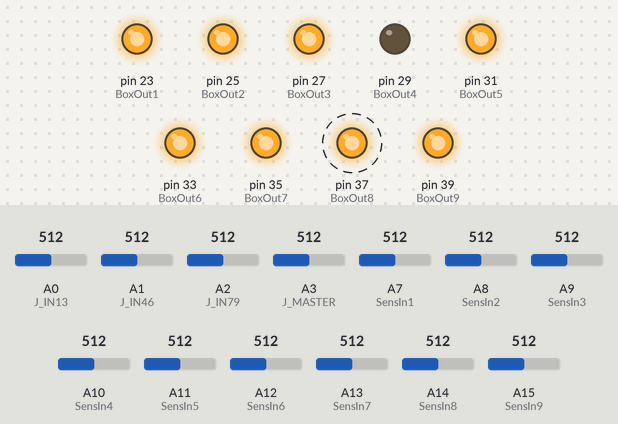
The sketch below on a simulated Arduino Mega 2560, built with avr-gcc and run on an emulated ATmega2560. Parts: output pins drawn as LEDs (lit = HIGH). Dashed ring = blinking. The inputs (shaded band) are chosen by the test bench; at power-on: A1 (J_IN46) = 512, A0 (J_IN13) = 512, A2 (J_IN79) = 512, A3 (J_MASTER) = 512, A7 (SensIn1) = 512, A8 (SensIn2) = 512, A9 (SensIn3) = 512, A10 (SensIn4) = 512, A11 (SensIn5) = 512, A12 (SensIn6) = 512, A13 (SensIn7) = 512, A14 (SensIn8) = 512, A15 (SensIn9) = 512. Pins used as bus, display or sensor lines are not drawn.

Above: at 9.2 s.
9.3 s: A1 (J_IN46) set to 490
At 12.5 s:
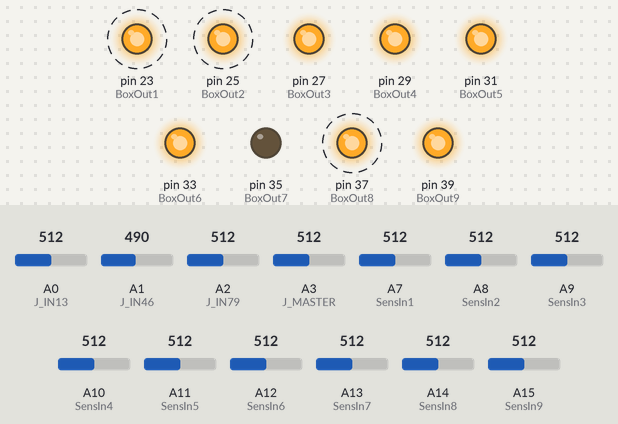
At 13.9 s:
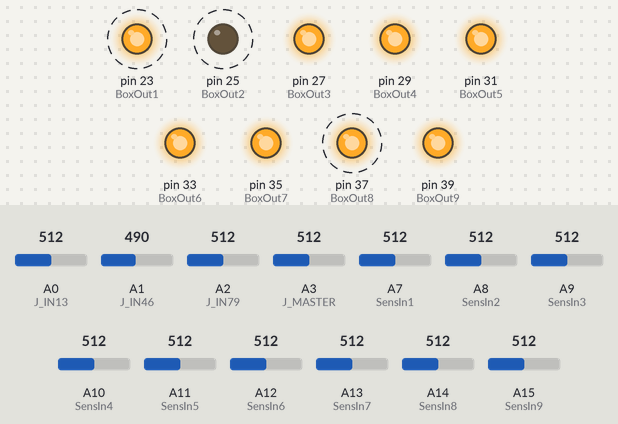
16.3 s: A1 (J_IN46) set to 510
At 19.7 s:
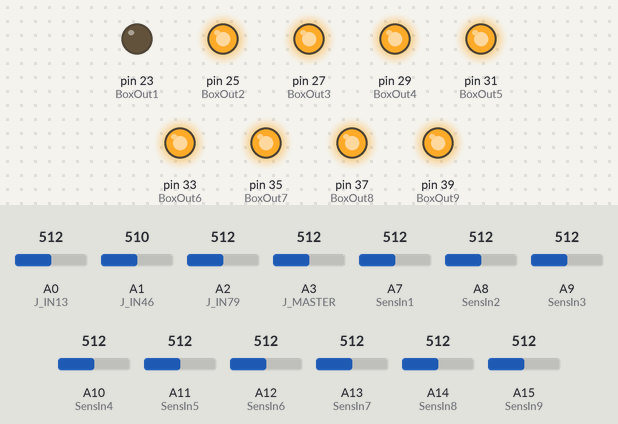
Timing chart, 0 to 29.3 s (numbered marks = the images above; inputs shaded):
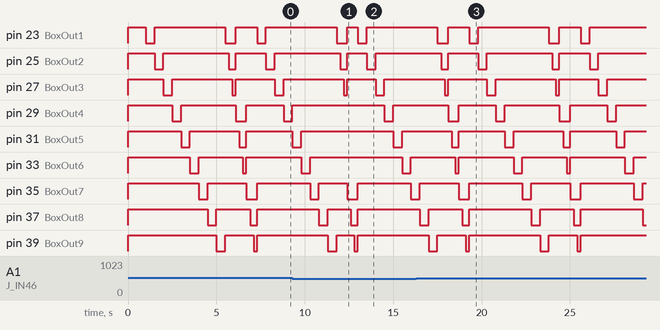

The sketch:

space_4_LabBoxes.ino
```cpp
int SensIn1 = A7;
int SensIn2 = A8;
int SensIn3 = A9;
int SensIn4 = A10;
int SensIn5 = A11;
int SensIn6 = A12;
int SensIn7 = A13;
int SensIn8 = A14;
int SensIn9 = A15;
int J_IN13 = A0;
int J_IN46 = A1;
int J_IN79 = A2;
int J_MASTER = A3;
int BoxOut1 = 23;
int BoxOut2 = 25;
int BoxOut3 = 27;
int BoxOut4 = 29;
int BoxOut5 = 31;
int BoxOut6 = 33;
int BoxOut7 = 35;
int BoxOut8 = 37;
int BoxOut9 = 39;
int SensorDisconnect = 8;

void setup() {

	analogReference(EXTERNAL);
	pinMode(SensIn1, INPUT);
	pinMode(SensIn2, INPUT);
	pinMode(SensIn3, INPUT);
	pinMode(SensIn4, INPUT);
	pinMode(SensIn5, INPUT);
	pinMode(SensIn6, INPUT);
	pinMode(SensIn7, INPUT);
	pinMode(SensIn8, INPUT);
	pinMode(SensIn9, INPUT);
	pinMode(J_IN13, INPUT);
	pinMode(J_IN46, INPUT);
	pinMode(J_IN79, INPUT);
	pinMode(J_MASTER, INPUT);
	pinMode(BoxOut1, OUTPUT);
	pinMode(BoxOut2, OUTPUT);
	pinMode(BoxOut3, OUTPUT);
	pinMode(BoxOut4, OUTPUT);
	pinMode(BoxOut5, OUTPUT);
	pinMode(BoxOut6, OUTPUT);
	pinMode(BoxOut7, OUTPUT);
	pinMode(BoxOut8, OUTPUT);
	pinMode(BoxOut9, OUTPUT);
	pinMode(SensorDisconnect, OUTPUT);

	digitalWrite(BoxOut1, HIGH);
	digitalWrite(BoxOut2, HIGH);
	digitalWrite(BoxOut3, HIGH);
	digitalWrite(BoxOut4, HIGH);
	digitalWrite(BoxOut5, HIGH);
	digitalWrite(BoxOut6, HIGH);
	digitalWrite(BoxOut7, HIGH);
	digitalWrite(BoxOut8, HIGH);
	digitalWrite(BoxOut9, HIGH);
	digitalWrite(SensorDisconnect, HIGH);
	delay(1000);

}

void loop() {

	OpenBox(SensIn1, BoxOut1);
	OpenBox(SensIn2, BoxOut2);
	OpenBox(SensIn3, BoxOut3);
	OpenBox(SensIn4, BoxOut4);
	OpenBox(SensIn5, BoxOut5);
	OpenBox(SensIn6, BoxOut6);
	OpenBox(SensIn7, BoxOut7);
	OpenBox(SensIn8, BoxOut8);
	OpenBox(SensIn9, BoxOut9);

	OpenBox_ByJerome(J_IN13, BoxOut1, BoxOut2, BoxOut3);
	OpenBox_ByJerome(J_IN46, BoxOut4, BoxOut5, BoxOut6);
	OpenBox_ByJerome(J_IN79, BoxOut7, BoxOut8, BoxOut9);

	DisconectSensorPanel(J_MASTER);

}

void OpenBox(int SensIn, int BoxOut) {
	if (analogRead(SensIn) > 500) {
		digitalWrite(BoxOut, LOW);
		delay(500);
		digitalWrite(BoxOut, HIGH);
	}
}

void OpenBox_ByJerome(int JeromePin, int BoxOut1, int BoxOut2, int BoxOut3) {
	if (analogRead(JeromePin) > 500) {
		digitalWrite(BoxOut1, LOW);
		delay(200);
		digitalWrite(BoxOut2, LOW);
		delay(200);
		digitalWrite(BoxOut3, LOW);
		delay(200);
		digitalWrite(BoxOut1, HIGH);
		digitalWrite(BoxOut2, HIGH);
		digitalWrite(BoxOut3, HIGH);
	}
}

void DisconectSensorPanel(int JeromePin) {
	if (analogRead(JeromePin) > 500) {
		digitalWrite(SensorDisconnect, HIGH);
	} else {
		digitalWrite(SensorDisconnect, LOW);
	}
}
```

Measured:
- after the input at 9.3 s, pin 23 (BoxOut1): HIGH → LOW after 3.7 s, → HIGH 0.50 s later; pin 25 (BoxOut2): HIGH → LOW after 4.2 s, → HIGH 0.50 s later; pin 31 (BoxOut5): HIGH → LOW after 5.7 s, → HIGH 0.50 s later; pin 37 (BoxOut8): HIGH → LOW after 3.3 s, → HIGH 0.40 s later
- after the input at 16.3 s, pin 31 (BoxOut5): alternates HIGH for 2.6 s and LOW for 0.45 s, starting after 2.0 s
- by itself, pin 31 (BoxOut5): alternates HIGH for 2.8 s and LOW for 0.45 s
- by itself, pin 37 (BoxOut8): alternates HIGH for 1.9 s and LOW for 0.45 s
